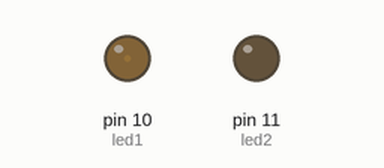
Bench run of a sketch on a simulated Arduino Uno, built with avr-gcc and run on an emulated ATmega328P. On the bench: output pins drawn as LEDs (lit = HIGH).

Above: at 0.05 s.
At 2.3 s:
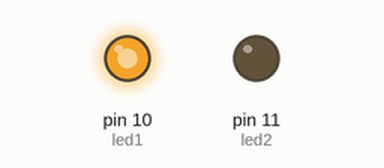
At 4.6 s:
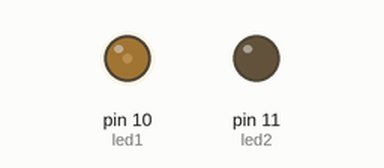
At 9.75 s:
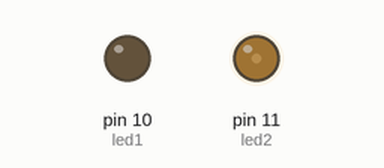
Timing chart, 0 to 13.3 s (numbered marks = the images above):
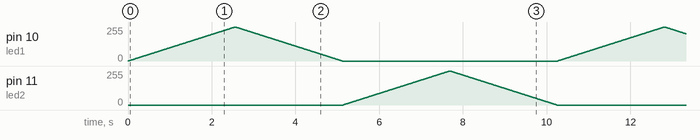

The sketch:

P49-2_2_LED_dim-light_cycle.ino
```cpp
/*
*P49-2
*設計Arduino 程式，控制兩個LED 輪流由最暗變化至最亮，再由最亮變化至最暗。
*/

const uint8_t led1 = 10;
const uint8_t led2 = 11;

void setup()
{
}

void loop()
{
	for(int i=0;i<=255;i++)
	{
		analogWrite(led1, i);
		delay(10);
	}
	for(int i=255;i>=0;i--)
	{
		analogWrite(led1, i);
		delay(10);
	}

	for(int i=0;i<=255;i++)
	{
		analogWrite(led2, i);
		delay(10);
	}
	for(int i=255;i>=0;i--)
	{
		analogWrite(led2, i);
		delay(10);
	}
}
```
